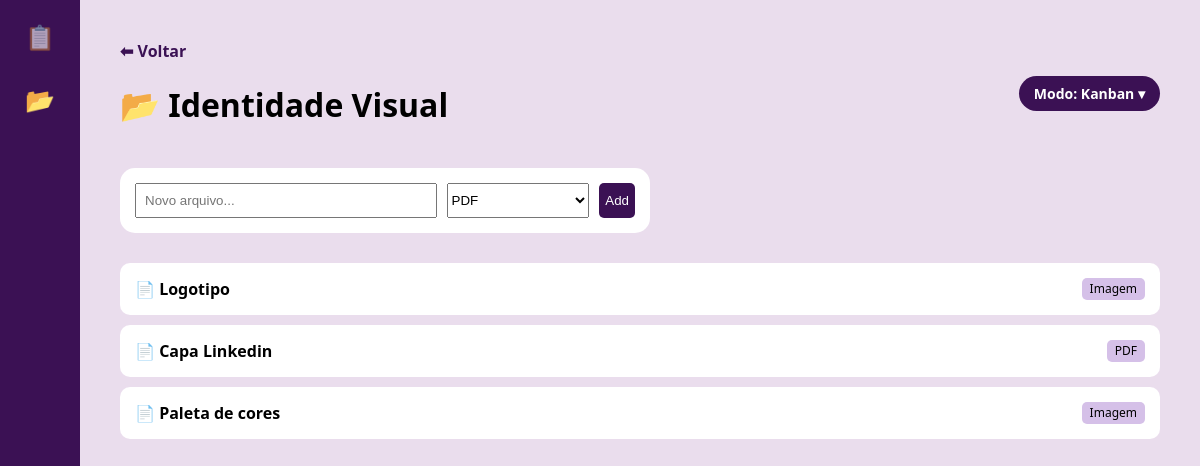
Page /pasta/11 on the committed database.
### tables this page shows
CREATE TABLE pastas (
        id INTEGER PRIMARY KEY AUTOINCREMENT,
        nome TEXT NOT NULL,
        icone TEXT DEFAULT 'folder',
        data_criacao TEXT
    );

CREATE TABLE arquivos (
        id INTEGER PRIMARY KEY AUTOINCREMENT,
        id_pasta INTEGER, 
        nome_arquivo TEXT NOT NULL,
        tipo TEXT,
        link_download TEXT,
        data_upload TEXT, status TEXT DEFAULT 'Pendências',
        FOREIGN KEY (id_pasta) REFERENCES pastas (id)
    );

### app.py (the view, shortened to what this page needs)
@app.route('/pasta/<int:id_pasta>', methods=['GET', 'POST'])
def abrir_pasta(id_pasta):
    modo = request.args.get('modo', 'lista')
    conexao = sqlite3.connect('cerandolia.db')
    cursor = conexao.cursor()
    cursor.execute("SELECT nome FROM pastas WHERE id = ?", (id_pasta,))
    nome_pasta = cursor.fetchone()[0]
    cursor.execute("SELECT * FROM arquivos WHERE id_pasta = ?", (id_pasta,))
    arquivos = cursor.fetchall()
    conexao.close()
    return render_template('pasta.html', nome_pasta=nome_pasta, arquivos=arquivos, id_pasta=id_pasta, modo=modo)

### templates/pasta.html (shortened to what this page needs)
<!DOCTYPE html>
<html lang="pt-br">
<head>
</head>
<body>
    <div class="sidebar">
        <a href="/">📋</a>
        <a href="/knowledge-hub" style="opacity: 1;">📂</a>
    </div>
    <div class="content">
        <div class="header-pasta">
            <div>
                <a href="/knowledge-hub" style="color: #3b1154; text-decoration: none; font-weight: bold;">⬅ Voltar</a>
                <h1>📂 {{ nome_pasta }}</h1>
            </div>
            {% if modo == 'lista' %}
                <a href="/pasta/{{ id_pasta }}?modo=kanban" class="btn-modo">Modo: Kanban ▾</a>
            {% else %}
                <a href="/pasta/{{ id_pasta }}?modo=lista" class="btn-modo">Modo: Lista ▾</a>
            {% endif %}
        </div>
        {% if modo == 'lista' %}
        <div style="background: white; padding: 15px; border-radius: 15px; margin-bottom: 30px; max-width: 500px;">
            <form method="POST" style="display: flex; gap: 10px;">
                <input type="text" name="nome_arquivo" placeholder="Novo arquivo..." required style="flex: 2; padding: 8px;">
                <select name="tipo" style="flex: 1;"><option>PDF</option><option>Imagem</option><option>Planilha</option></select>
                <button type="submit" style="background: #3b1154; color: white; border: none; border-radius: 5px; cursor: pointer;">Add</button>
            </form>
        </div>
        <div class="lista">
            {% for arq in arquivos %}
            <div class="arquivo-lista">
                <span>📄 <strong>{{ arq[2] }}</strong></span>
                <span style="background: #d5c0e8; padding: 2px 8px; border-radius: 5px; font-size: 12px;">{{ arq[3] }}</span>
            </div>
            {% endfor %}
        </div>
        {% endif %}
    </div>
</body>
</html>

### templates/pasta.html (style rules this page uses)
body { font-family: 'Segoe UI', sans-serif; background-color: #eadded; margin: 0; display: flex; min-height: 100vh; }
.sidebar { width: 80px; background-color: #3b1154; display: flex; flex-direction: column; align-items: center; padding-top: 20px; position: sticky; top: 0; height: 100vh; }
.sidebar a { color: white; text-decoration: none; margin-bottom: 30px; font-size: 24px; opacity: 0.6; }
.content { flex: 1; padding: 40px; position: relative; }
.header-pasta { display: flex; justify-content: space-between; align-items: center; margin-bottom: 20px; }
.btn-modo { background: #3b1154; color: white; padding: 8px 15px; border-radius: 20px; text-decoration: none; font-size: 14px; font-weight: bold; }
.arquivo-lista { background: white; padding: 15px; border-radius: 10px; margin-bottom: 10px; display: flex; justify-content: space-between; }

### rows in the picture
pastas: nome "Identidade Visual"
arquivos: nome_arquivo "Logotipo", tipo "Imagem"
arquivos: nome_arquivo "Capa Linkedin", tipo "PDF"
arquivos: nome_arquivo "Paleta de cores", tipo "Imagem"
